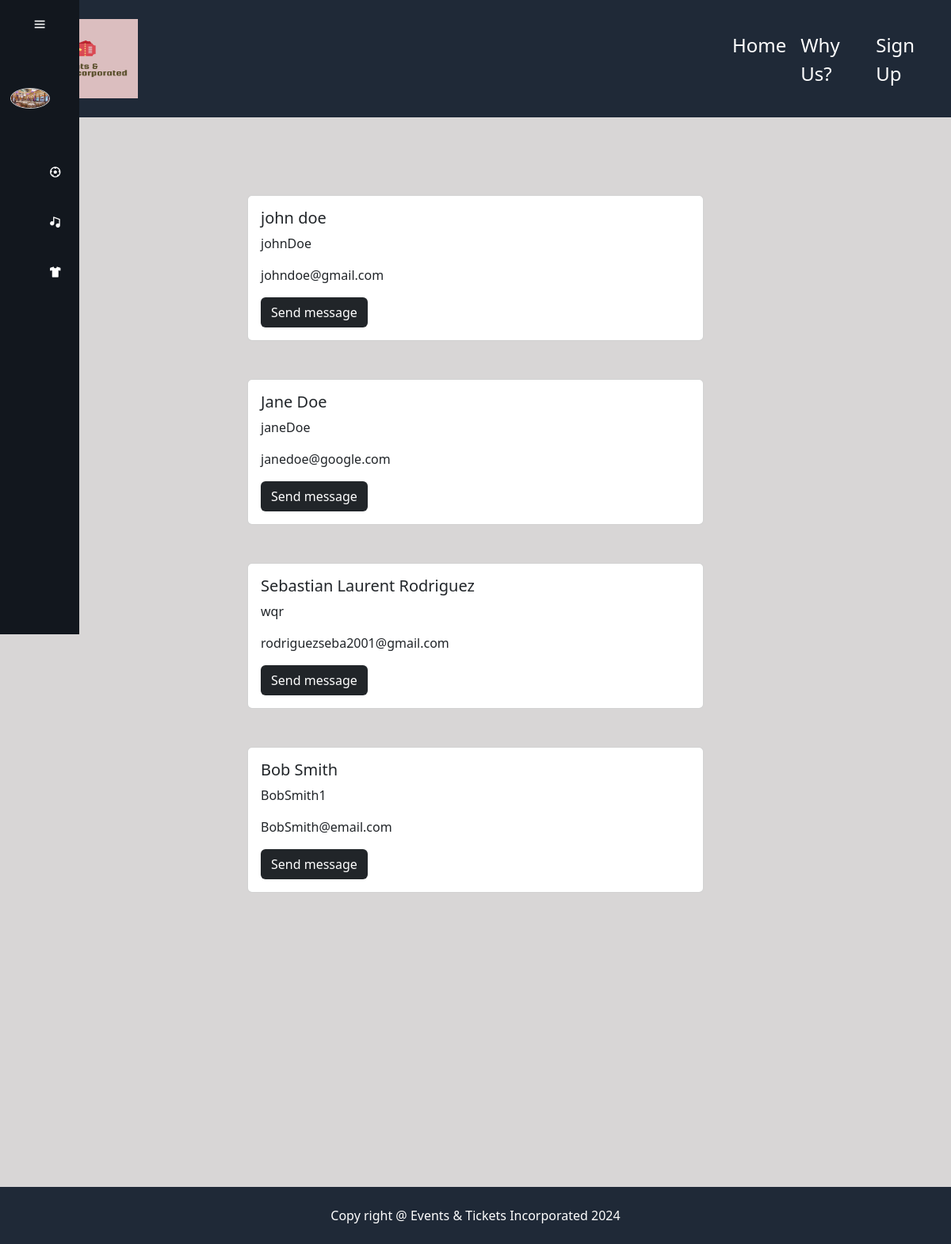
Page /manager/home on the committed database.
### tables this page shows
CREATE TABLE users (
    id INTEGER PRIMARY KEY AUTOINCREMENT,
    first_name TEXT NOT NULL,
    last_name TEXT NOT NULL,
    username TEXT UNIQUE NOT NULL,
    email TEXT UNIQUE NOT NULL,
    password TEXT NOT NULL
);

### event_manager/views.py (the view)
@event_manager.route('/manager/home')
def home():
    users = event_manager_services.fetch_users()
    return render_template('event_manager_dashboard.html', users=users)

### event_manager/services.py (called while the page is built)
    def fetch_users(self):
        conn = sqlite3.connect('database.db')
        cursor = conn.cursor()
        cursor.execute("SELECT id, first_name, last_name, username, email FROM users")
        event_attendees = cursor.fetchall()
        conn.close()
        if event_attendees:
            return event_attendees
        else:
            return "No attendees found."

### templates/event_manager_dashboard.html (shortened to what this page needs)
{% extends 'index.html' %} {% block content %}
<div class="container p-5">
  <div class="sidebar" id="sidebar">
    <div class="top">
      <i class="bx bx-menu" id="btn"></i>
    </div>
    <div class="user">
      <img
        src="{{ url_for('static', filename='images/venue1.jpg') }}"
        alt="image of a ticket"
        class="user-img"
      />
      <div>
      </div>
    </div>
    <ul>
      <li>
        <a href="#">
          <i class="bx bx-football"></i>
        </a>
      </li>
      <li>
        <a href="#">
          <i class="bx bxs-music"></i>
        </a>
      </li>
      <li>
        <a href="#">
          <i class="bx bxs-t-shirt"></i>
        </a>
      </li>
    </ul>
  </div>
  {% for user in users %}
  <div class="card m-auto" style="width: 36rem">
    <div class="card-body">
      <h5 class="card-title">{{ user[1] }} {{ user[2] }}</h5>
      <p class="card-text">{{ user[3] }}</p>
      <p class="card-text">{{ user[4] }}</p>
      <a
        href="#"
        class="btn text-bg-dark send-message-btn"
        data-bs-toggle="modal"
        data-bs-target="#sendMessageModal{{ user[3] }}"
        >Send message</a
      >
    </div>
  </div>
  <br /><br />
  {% endfor %}
</div>
{% endblock content %}

### templates/index.html (shortened to what this page needs)
<!DOCTYPE html>
<html lang="en">
  <head>
    <link
      rel="stylesheet"
      href="{{ url_for('static', filename='css/style.css') }}"
    />
    <link
      href="https://cdn.jsdelivr.net/npm/bootstrap@5.3.2/dist/css/bootstrap.min.css"
      rel="stylesheet"
    />
    <link
      href="https://unpkg.com/boxicons@2.1.4/css/boxicons.min.css"
      rel="stylesheet"
    />
  </head>
  <body>
    <header class="header">
      <div class="header-logo">
        <a href="/">
        </a>
      </div>
      <nav class="nav">
        <ul>
          <li><a href="/">Home</a></li>
          <li><a href="#why_us">Why Us?</a></li>
          {% if 'logged_in' not in session %}
          <li><a href="#cont5">Sign Up</a></li>
          {% endif %}
        </ul>
      </nav>
    </header>
     {% block content %}{% endblock content %}
    <footer>Copy right @ Events & Tickets Incorporated 2024</footer>
  </body>
</html>

### static/css/style.css (style rules this page uses)
body { margin: 0; color: #F9FAF8; font-family: 'Times New Roman', Times, serif; height: 100%; background-color:#d8d6d6 !important; }
.header { background-color: #1F2937; padding: 24px; display:flex; justify-content: center; gap: 750px; }
nav ul { list-style-type: none; display: flex; margin: 0; padding: 0; gap: 18px; font-size: 24px; margin-top: 15px; }
footer { margin-top: 75px; background-color: #1F2937; color: white; padding: 24px; text-align: center; }
a:link { color: white; background-color: transparent; text-decoration: none; }
.container { margin-bottom: 275px; margin-top: 50px; }
* { margin: 0; padding: 0; box-sizing: border-box; font-family: 'Segoe UI', Tahoma, Geneva, Verdana, sans-serif; }
.user-img { width:50px; border-radius: 100%; border: 1px solid lightgrey; }
.sidebar { position: fixed; top: 0; left: 0; height: 100vh; width: 100px; background-color:#12171e; padding: .4rem .8rem; transition: all 0.3s ease; }
.sidebar #btn { position: absolute; color: white; top: 0.4rem; left: 50%; font-size: 1.2rem; line-height: 50px; transform: translateX(-50%); cursor: pointer; }
.user { display: flex; align-items: center; margin: 1rem 0; }
.sidebar ul li { position: relative; list-style-type: none; height: 50px; width: 175px; margin: 0.8rem auto; line-height: 50px; }
.sidebar ul li a { color: white; display: flex; align-items: center; text-decoration: none; border-radius: 0.8rem; }
.sidebar ul li a i { min-width: 50px; text-align: center; height: 50px; border-radius: 12px; line-height: 50px; }

### rows in the picture
users: first_name "john", last_name "doe", username "johnDoe", email "johndoe@gmail.com"
users: first_name "Jane", last_name "Doe", username "janeDoe", email "janedoe@google.com"
users: first_name "Sebastian", last_name "Laurent Rodriguez", username "wqr", email "rodriguezseba2001@gmail.com"
users: first_name "Bob", last_name "Smith", username "BobSmith1", email "BobSmith@email.com"
